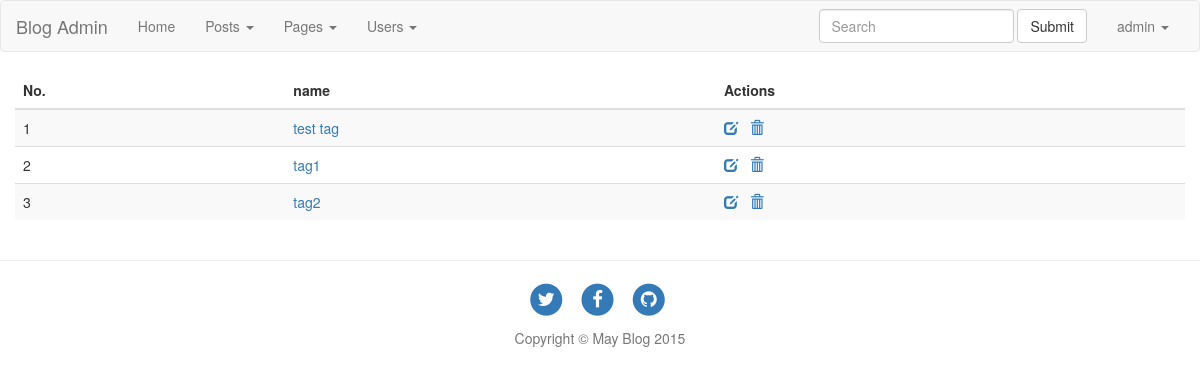
The page /admin/tags/ (signed in) on the database its author committed.
### main/models.py (models this page shows, shortened)
class Tag(models.Model):
    name = models.CharField(max_length=256)

### main/views.py (the view)
# urls.py: url(r'^admin/tags/$', views.AdminTags.as_view(), name='admin_tags'),
class AdminTags(View):
    template_name = 'blog_admin/tags.html'
    @method_decorator(login_required)
    def get(self, request):
        tags = models.Tag.objects.all()
        paginator = Paginator(tags, PER_PAGE_ADMIN)
        page = request.GET.get('page')
        try:
            tags = paginator.page(page)
        except PageNotAnInteger:
            tags = paginator.page(1)
        except EmptyPage:
            tags = paginator.page(paginator.num_pages)
        data = {'tags':tags}
        return render(request, self.template_name, data)

### templates/blog_admin/tags.html (shortened to what this page needs)
{% extends "admin_base.html" %}
{% block main %}
{% load bootstrap3 %}
<div class="row">
    <table class="table table-striped">
        <thead>
            <tr>
                <th>No.</th>
                <th>name</th>
                <th>Actions</th>
            </tr>
        </thead>
        <tbody>
            {% for tag in tags %}
            <tr id="post-{{ tag.id }}">
                <td>{{ forloop.counter }}</td>
                <td><a href="{% url 'main:admin_filter_posts' %}?tag={{ tag.id }}">{{ tag.name }}</a></td>
                <td>
                    <a href="#" class="edit-tag"><span class="glyphicon glyphicon-edit" aria-hidden="true"></span> </a>
                    <a href="#"  class="del-tag"><span class="glyphicon glyphicon-trash" aria-hidden="true"></span> </a>
                </td>
            </tr>
            {% endfor %}
        </tbody>
    </table>
</div>
{% endblock %}

### templates/admin_base.html (shortened to what this page needs)
<!DOCTYPE html>
<html lang="en">
<head>
    {% load static %}
    <link href="{% static 'css/bootstrap.min.css' %} " rel="stylesheet">
    <link href="{% static 'css/font-awesome.min.css' %} " rel="stylesheet">
    {% load bootstrap3 %}
</head>
<body>
    <nav class="navbar navbar-default">
      <div class="container-fluid">
        <div class="navbar-header">
          <a class="navbar-brand" href="{% url 'main:index' %}">Blog Admin</a>
        </div>
        {% if request.user.is_authenticated %}
        <div class="collapse navbar-collapse" id="bs-example-navbar-collapse-1">
          <ul class="nav navbar-nav">
            <li class="_active"><a href="#">Home <span class="sr-only">(current)</span></a></li>
            <li class="dropdown">
              <a href="#" class="dropdown-toggle" data-toggle="dropdown" role="button" aria-expanded="false">Posts <span class="caret"></span></a>
            </li>
            <li class="dropdown">
              <a href="#" class="dropdown-toggle" data-toggle="dropdown" role="button" aria-expanded="false">Pages <span class="caret"></span></a>
            </li>
            <li class="dropdown">
              <a href="#" class="dropdown-toggle" data-toggle="dropdown" role="button" aria-expanded="false">Users <span class="caret"></span></a>
            </li>
          </ul>
          <ul class="nav navbar-nav navbar-right">
            <form class="navbar-form navbar-left" role="search">
                <div class="form-group">
                  <input type="text" class="form-control" placeholder="Search">
                </div>
                <button type="submit" class="btn btn-default">Submit</button>
            </form>
            <li class="dropdown">
              <a href="#" class="dropdown-toggle" data-toggle="dropdown" role="button" aria-expanded="false">{{ request.user.username }} <span class="caret"></span></a>
            </li>
          </ul>
        </div>
        {% else %}
        <div class="collapse navbar-collapse" id="bs-example-navbar-collapse-1">
          <ul class="nav navbar-nav navbar-right">
            <li><a href="{% url 'accounts:login' %}">login</a></li>
          </ul>
        </div>
        {% endif %}
      </div>
    </nav>
    <div class="container">
        {%block main %}{% endblock %}
    </div>
    <hr>
    <footer>
        <div class="container">
            <div class="row">
                <div class="col-lg-8 col-lg-offset-2 col-md-10 col-md-offset-1">
                    <ul class="list-inline text-center">
                        <li>
                            <a href="#">
                                <span class="fa-stack fa-lg">
                                    <i class="fa fa-circle fa-stack-2x"></i>
                                    <i class="fa fa-twitter fa-stack-1x fa-inverse"></i>
                                </span>
                            </a>
                        </li>
                        <li>
                            <a href="#">
                                <span class="fa-stack fa-lg">
                                    <i class="fa fa-circle fa-stack-2x"></i>
                                    <i class="fa fa-facebook fa-stack-1x fa-inverse"></i>
                                </span>
                            </a>
                        </li>
                        <li>
                            <a href="#">
                                <span class="fa-stack fa-lg">
                                    <i class="fa fa-circle fa-stack-2x"></i>
                                    <i class="fa fa-github fa-stack-1x fa-inverse"></i>
                                </span>
                            </a>
                        </li>
                    </ul>
                    <p class="copyright text-muted text-center">Copyright &copy; May Blog 2015</p>
                </div>
            </div>
        </div>
    </footer>
</body>
</html>

### rows shown on the page
Tag: name "test tag"
Tag: name "tag1"
Tag: name "tag2"

### other values the page prints
{{ request.user.username }} "admin"
